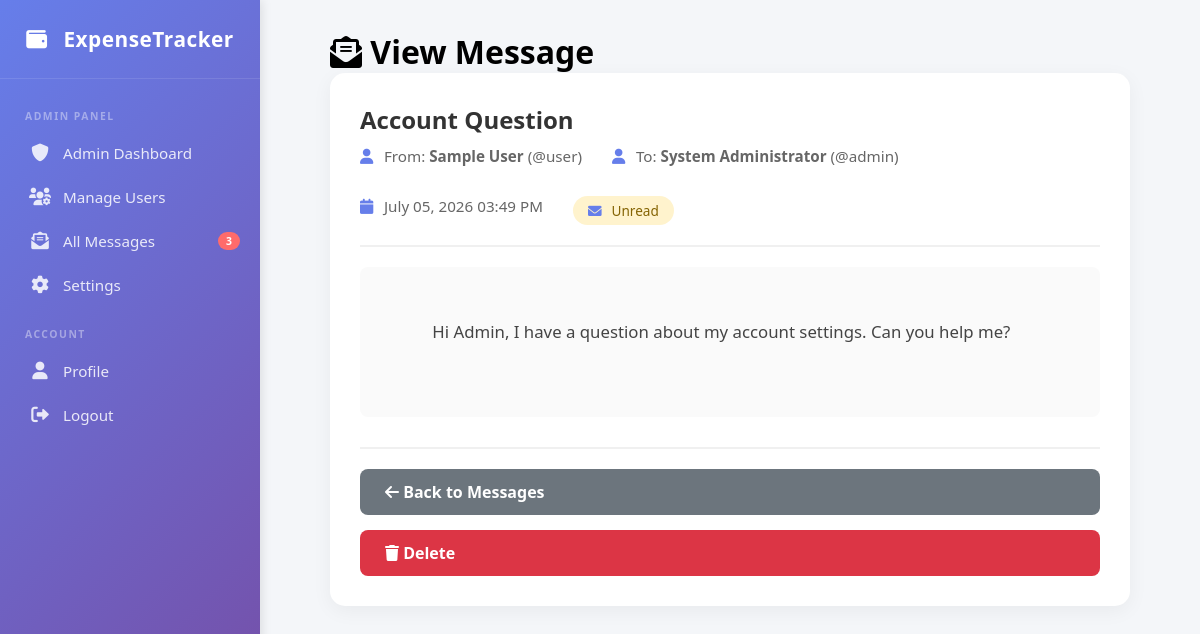
The page /view_message.php?id=1 (signed in) on the database its author committed.
### tables this page shows
CREATE TABLE messages (
    id INT PRIMARY KEY AUTO_INCREMENT,
    sender_id INT NOT NULL,
    receiver_id INT NOT NULL,
    subject VARCHAR(255) NOT NULL,
    message TEXT NOT NULL,
    is_read TINYINT DEFAULT 0,
    created_at TIMESTAMP DEFAULT CURRENT_TIMESTAMP,
    FOREIGN KEY (sender_id) REFERENCES users(id) ON DELETE CASCADE,
    FOREIGN KEY (receiver_id) REFERENCES users(id) ON DELETE CASCADE
);

CREATE TABLE users (
    id INT PRIMARY KEY AUTO_INCREMENT,
    username VARCHAR(50) UNIQUE NOT NULL,
    email VARCHAR(100) UNIQUE NOT NULL,
    password VARCHAR(255) NOT NULL,
    full_name VARCHAR(100),
    currency VARCHAR(10) DEFAULT '$',
    role VARCHAR(20) DEFAULT 'user',
    status TINYINT DEFAULT 1,
    avatar VARCHAR(255) DEFAULT NULL,
    last_login DATETIME DEFAULT NULL,
    created_at TIMESTAMP DEFAULT CURRENT_TIMESTAMP
);

### view_message.php (the view, shortened to what this page needs)
<?php
require_once 'config.php';
$msg_id = isset($_GET['id']) ? (int)$_GET['id'] : 0;
$query = "SELECT m.*,
          sender.username as sender_username,
          sender.full_name as sender_name,
          sender.email as sender_email,
          receiver.username as receiver_username,
          receiver.full_name as receiver_name
          FROM messages m
          JOIN users sender ON m.sender_id = sender.id
          JOIN users receiver ON m.receiver_id = receiver.id
          WHERE m.id = $msg_id";
$result = mysqli_query($conn, $query);
$msg = mysqli_fetch_assoc($result);
include 'header.php';
include 'sidebar.php';
?>
<div class="message-container">
    <h1><i class="fas fa-envelope-open-text"></i> View Message</h1>
    <div class="message-card">
        <div class="message-header">
            <h2><?php echo htmlspecialchars($msg['subject']); ?></h2>
            <div class="message-meta">
                <span><i class="fas fa-user"></i> From: <strong><?php echo htmlspecialchars($msg['sender_name']); ?></strong> (@<?php echo htmlspecialchars($msg['sender_username']); ?>)</span>
                <span><i class="fas fa-user"></i> To: <strong><?php echo htmlspecialchars($msg['receiver_name']); ?></strong> (@<?php echo htmlspecialchars($msg['receiver_username']); ?>)</span>
                <span><i class="fas fa-calendar"></i> <?php echo date('F d, Y h:i A', strtotime($msg['created_at'])); ?></span>
                <span>
                    <?php if ($msg['is_read'] == 1): ?>
                        <span class="status-badge status-read"><i class="fas fa-check"></i> Read</span>
                    <?php else: ?>
                        <span class="status-badge status-unread"><i class="fas fa-envelope"></i> Unread</span>
                    <?php endif; ?>
                </span>
            </div>
        </div>
        <div class="message-body">
            <?php echo nl2br(htmlspecialchars($msg['message'])); ?>
        </div>
        <div class="message-actions">
            <a href="admin_messages.php" class="btn btn-back">
                <i class="fas fa-arrow-left"></i> Back to Messages
            </a>
            <a href="admin_messages.php?delete=<?php echo $msg['id']; ?>"
               class="btn btn-delete"
               onclick="return confirm('Are you sure you want to delete this message?')">
                <i class="fas fa-trash"></i> Delete
            </a>
        </div>
    </div>
</div>
<?php include 'footer.php'; ?>

### style.css (style rules this page uses)
* { margin: 0; padding: 0; box-sizing: border-box; }
body { font-family: 'Segoe UI', Tahoma, Geneva, Verdana, sans-serif; background: #f4f6f9; display: flex; min-height: 100vh; }
.btn { background: linear-gradient(135deg, #667eea 0%, #764ba2 100%); color: white; padding: 12px 30px; border: none; border-radius: 5px; cursor: pointer; font-size: 16px; width: 100%; transition: opacity 0.3s; }

### view_message.php (style rules this page uses)
.message-container { max-width: 800px; margin: 0 auto; }
.message-card { background: white; border-radius: 15px; padding: 30px; box-shadow: 0 5px 20px rgba(0,0,0,0.05); }
.message-header { border-bottom: 2px solid #f0f0f0; padding-bottom: 20px; margin-bottom: 20px; }
.message-header h2 { color: #333; margin-bottom: 10px; }
.message-meta { display: flex; gap: 30px; flex-wrap: wrap; color: #666; font-size: 0.95rem; }
.message-meta i { color: #667eea; width: 20px; }
.message-body { padding: 20px 0; line-height: 1.8; color: #444; font-size: 1.05rem; min-height: 150px; white-space: pre-wrap; background: #fafafa; padding: 20px; border-radius: 8px; }
.message-actions { margin-top: 30px; padding-top: 20px; border-top: 2px solid #f0f0f0; display: flex; gap: 15px; flex-wrap: wrap; }
.btn { padding: 12px 25px; border: none; border-radius: 8px; cursor: pointer; font-weight: 600; transition: all 0.3s; text-decoration: none; display: inline-block; }
.btn-back { background: #6c757d; color: white; }
.btn-delete { background: #dc3545; color: white; }
.status-badge { padding: 5px 15px; border-radius: 20px; font-size: 0.85rem; font-weight: 500; display: inline-block; }
.status-unread { background: #fff3cd; color: #856404; }

### rows shown on the page
messages: subject "Account Question", sender.full_name "Sample User", sender.username "user", receiver.full_name "System Administrator", receiver.username "admin", created_at "July 05, 2026 03:49 PM", message "Hi Admin, I have a question about my account settings. Can you help me?"

### other values the page prints
$unread_row['count'] "3"
